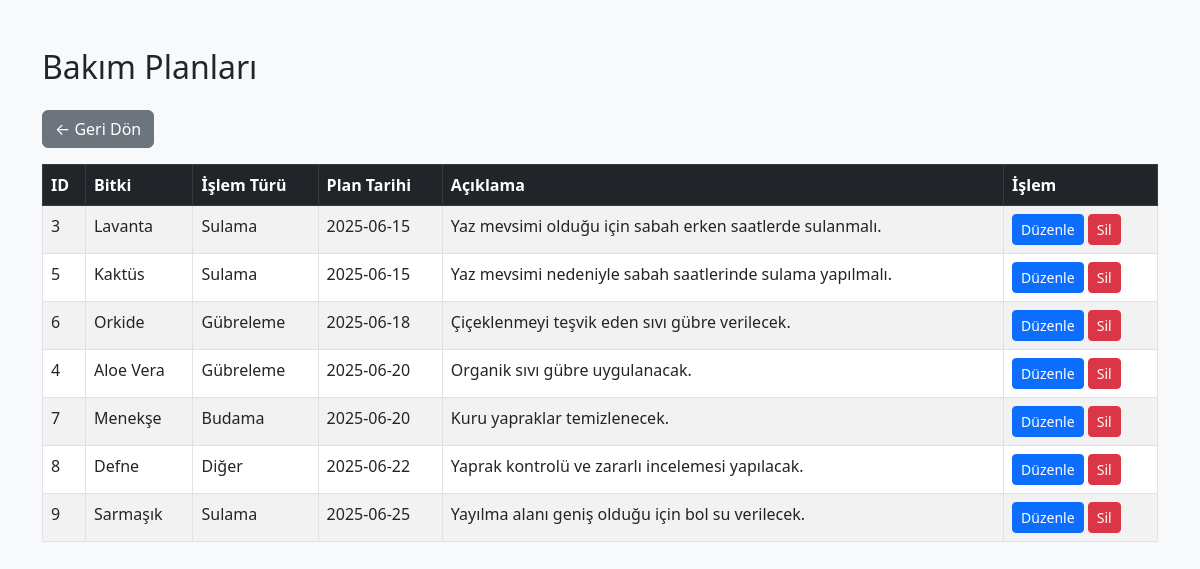
/botanik/bakim/listele.php (signed in), run on the app's committed database.
### tables this page shows
CREATE TABLE `bakim_planlari` (
  `plan_id` int(11) NOT NULL,
  `bitki_id` int(11) NOT NULL,
  `islem_turu` enum('Sulama','Gübreleme','Budama','Diğer') NOT NULL,
  `plan_tarihi` date NOT NULL,
  `aciklama` text DEFAULT NULL,
  `ekleyen_kullanici_id` int(11) DEFAULT NULL
);

CREATE TABLE `bitkiler` (
  `bitki_id` int(11) NOT NULL,
  `bitki_ad` varchar(100) NOT NULL,
  `bitki_tur` varchar(100) DEFAULT NULL,
  `bitki_dikim_tarihi` date DEFAULT NULL,
  `bitki_sulama_sikligi` varchar(50) DEFAULT NULL,
  `bitki_aciklama` text DEFAULT NULL,
  `ekleyen_kullanici_id` int(11) DEFAULT NULL
);

### botanik/bakim/listele.php (the view, shortened to what this page needs)
<?php
require_once '../includes/db.php';
$kullanici_id = $_SESSION["kullanici_id"];
$sorgu = $conn->prepare("
    SELECT bp.*, b.bitki_ad
    FROM bakim_planlari bp
    JOIN bitkiler b ON bp.bitki_id = b.bitki_id
    WHERE bp.ekleyen_kullanici_id = ?
    ORDER BY bp.plan_tarihi ASC
");
$sorgu->bind_param("i", $kullanici_id);
$sorgu->execute();
$sonuc = $sorgu->get_result();
?>
<!DOCTYPE html>
<html lang="tr">
<head>
    <link href="https://cdn.jsdelivr.net/npm/bootstrap@5.3.0/dist/css/bootstrap.min.css" rel="stylesheet">
</head>
<body class="bg-light">
<div class="container mt-5">
    <h2 class="mb-4">Bakım Planları</h2>
    <a href="../dashboard.php" class="btn btn-secondary mb-3">← Geri Dön</a>
    <?php if ($sonuc->num_rows > 0): ?>
        <table class="table table-bordered table-striped">
            <thead class="table-dark">
                <tr>
                    <th>ID</th>
                    <th>Bitki</th>
                    <th>İşlem Türü</th>
                    <th>Plan Tarihi</th>
                    <th>Açıklama</th>
                    <th>İşlem</th>
                </tr>
            </thead>
            <tbody>
                <?php while ($satir = $sonuc->fetch_assoc()): ?>
                    <tr>
                        <td><?php echo $satir["plan_id"]; ?></td>
                        <td><?php echo htmlspecialchars($satir["bitki_ad"]); ?></td>
                        <td><?php echo htmlspecialchars($satir["islem_turu"]); ?></td>
                        <td><?php echo $satir["plan_tarihi"]; ?></td>
                        <td><?php echo nl2br(htmlspecialchars($satir["aciklama"])); ?></td>
                        <td>
                            <a href="duzenle.php?id=<?php echo $satir['plan_id']; ?>" class="btn btn-sm btn-primary">Düzenle</a>
                            <a href="sil.php?id=<?php echo $satir['plan_id']; ?>" class="btn btn-sm btn-danger" onclick="return confirm('Bu bakım planını silmek istediğinizden emin misiniz?');">Sil</a>
                        </td>
                    </tr>
                <?php endwhile; ?>
            </tbody>
        </table>
    <?php else: ?>
        <div class="alert alert-info">Henüz hiç bakım planı eklenmemiş.</div>
    <?php endif; ?>
</div> </body> </html>

### data on the page
bakim_planlari: plan_id "3", bitki.bitki_ad "Lavanta", islem_turu "Sulama", plan_tarihi "2025-06-15", aciklama "Yaz mevsimi olduğu için sabah erken saatlerde sulanmalı."
bakim_planlari: plan_id "5", bitki.bitki_ad "Kaktüs", islem_turu "Sulama", plan_tarihi "2025-06-15", aciklama "Yaz mevsimi nedeniyle sabah saatlerinde sulama yapılmalı."
bakim_planlari: plan_id "6", bitki.bitki_ad "Orkide", islem_turu "Gübreleme", plan_tarihi "2025-06-18", aciklama "Çiçeklenmeyi teşvik eden sıvı gübre verilecek."
bakim_planlari: plan_id "4", bitki.bitki_ad "Aloe Vera", islem_turu "Gübreleme", plan_tarihi "2025-06-20", aciklama "Organik sıvı gübre uygulanacak."
bakim_planlari: plan_id "7", bitki.bitki_ad "Menekşe", islem_turu "Budama", plan_tarihi "2025-06-20", aciklama "Kuru yapraklar temizlenecek."
bakim_planlari: plan_id "8", bitki.bitki_ad "Defne", islem_turu "Diğer", plan_tarihi "2025-06-22", aciklama "Yaprak kontrolü ve zararlı incelemesi yapılacak."
bakim_planlari: plan_id "9", bitki.bitki_ad "Sarmaşık", islem_turu "Sulama", plan_tarihi "2025-06-25", aciklama "Yayılma alanı geniş olduğu için bol su verilecek."
